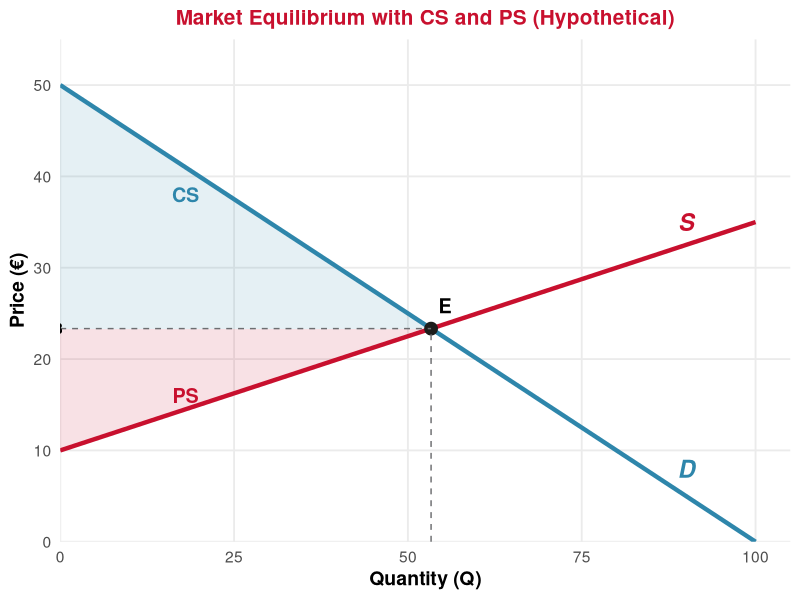
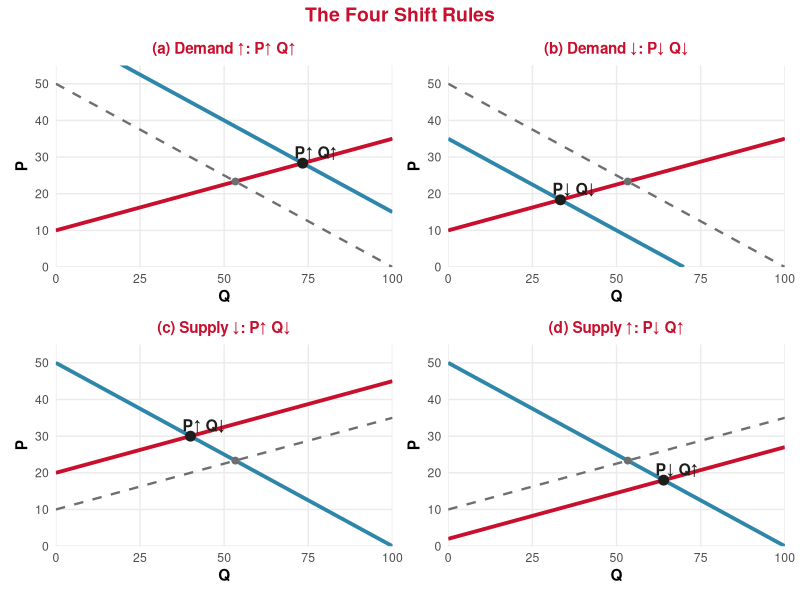
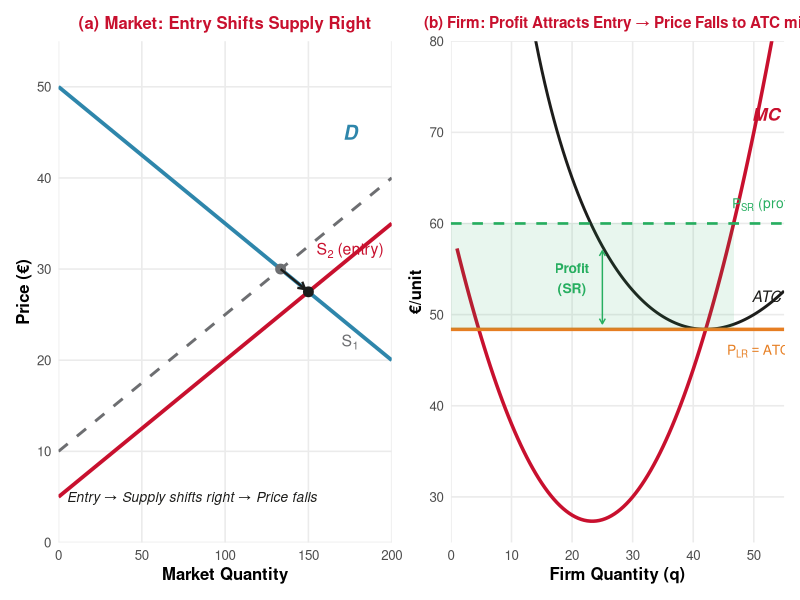

Generate these figures, in order, with R:
## ---- chunk 1
#| echo: false
#| message: false
#| warning: false

library(ggplot2)
library(dplyr)
library(tidyverse)
library(patchwork)

ue_red <- "#C8102E"
ue_black <- "#1D1D1B"
ue_gray <- "#6D6E71"
ue_white <- "#FFFFFF"
ue_blue <- "#2E86AB"
ue_green <- "#27ae60"
ue_orange <- "#E67E22"
## ---- chunk 2
#| echo: false
#| warning: false
#| fig-width: 11
#| fig-height: 5.5
#| fig-align: center

# D: P = 50 - 0.5Q, S: P = 10 + 0.25Q
# Eq: Q* = 53.33, P* = 23.33
Q_eq <- 40/0.75
P_eq <- 50 - 0.5 * Q_eq

df_d <- data.frame(Q = seq(0, 100, by = 1)) %>% mutate(P = 50 - 0.5 * Q)
df_s <- data.frame(Q = seq(0, 100, by = 1)) %>% mutate(P = 10 + 0.25 * Q)

ggplot() +
  # CS triangle
  geom_polygon(data = data.frame(x = c(0, Q_eq, 0), y = c(50, P_eq, P_eq)),
               aes(x = x, y = y), fill = ue_blue, alpha = 0.12) +
  # PS triangle
  geom_polygon(data = data.frame(x = c(0, Q_eq, 0), y = c(10, P_eq, P_eq)),
               aes(x = x, y = y), fill = ue_red, alpha = 0.12) +
  # Curves
  geom_line(data = df_d %>% filter(P >= 0), aes(x = Q, y = P),
            color = ue_blue, linewidth = 1.5) +
  geom_line(data = df_s, aes(x = Q, y = P), color = ue_red, linewidth = 1.5) +
  # Equilibrium
  geom_point(aes(x = Q_eq, y = P_eq), size = 4, color = ue_black) +
  geom_segment(aes(x = Q_eq, y = 0, xend = Q_eq, yend = P_eq),
               linetype = "dashed", color = ue_gray) +
  geom_segment(aes(x = 0, y = P_eq, xend = Q_eq, yend = P_eq),
               linetype = "dashed", color = ue_gray) +
  # Labels
  annotate("text", x = 18, y = 38, label = "CS", color = ue_blue,
           fontface = "bold", size = 5) +
  annotate("text", x = 18, y = 16, label = "PS", color = ue_red,
           fontface = "bold", size = 5) +
  annotate("text", x = 90, y = 8, label = "D", color = ue_blue,
           fontface = "bold.italic", size = 6) +
  annotate("text", x = 90, y = 35, label = "S", color = ue_red,
           fontface = "bold.italic", size = 6) +
  annotate("text", x = Q_eq + 2, y = P_eq + 2.5, label = "E",
           fontface = "bold", size = 5) +
  annotate("text", x = Q_eq, y = -2, label = paste0("Q* ≈ ", round(Q_eq, 1)),
           fontface = "bold", size = 3.8) +
  annotate("text", x = -4, y = P_eq, label = paste0("P* ≈ ", round(P_eq, 1)),
           fontface = "bold", size = 3.8) +
  coord_cartesian(ylim = c(0, 55), xlim = c(0, 105)) +
  scale_x_continuous(expand = c(0, 0)) +
  scale_y_continuous(expand = c(0, 0)) +
  labs(x = "Quantity (Q)", y = "Price (€)",
       title = "Market Equilibrium with CS and PS (Hypothetical)") +
  theme_minimal(base_size = 14) +
  theme(
    plot.title = element_text(color = ue_red, face = "bold", hjust = 0.5, size = 15),
    axis.title = element_text(face = "bold"),
    panel.grid.minor = element_blank()
  )
## ---- chunk 3
#| echo: false
#| warning: false
#| fig-width: 14
#| fig-height: 5
#| fig-align: center

make_shift_panel <- function(shift_type, title_str) {
  # Base: D: P = 50 - 0.5Q, S: P = 10 + 0.25Q, Eq: Q=53.3, P=23.3
  d1 <- function(Q) 50 - 0.5 * Q
  s1 <- function(Q) 10 + 0.25 * Q
  
  if (shift_type == "D_up") {
    d2 <- function(Q) 65 - 0.5 * Q  # demand shifts right
    s2 <- s1
    # New eq: 65 - 0.5Q = 10 + 0.25Q => 55 = 0.75Q => Q=73.3, P=28.3
    d2_col <- ue_blue; s2_col <- ue_red
    arrow_x <- 60; arrow_y <- 20
    d_label <- expression(D[2]); d_old_label <- expression(D[1])
    result <- "P↑ Q↑"
  } else if (shift_type == "D_down") {
    d2 <- function(Q) 35 - 0.5 * Q
    s2 <- s1
    d2_col <- ue_blue; s2_col <- ue_red
    result <- "P↓ Q↓"
  } else if (shift_type == "S_up") {
    d2 <- d1
    s2 <- function(Q) 10 + 0.25 * Q + 10  # supply shifts left (up)
    d2_col <- ue_blue; s2_col <- ue_red
    result <- "P↑ Q↓"
  } else {  # S_down
    d2 <- d1
    s2 <- function(Q) 10 + 0.25 * Q - 8  # supply shifts right (down)
    d2_col <- ue_blue; s2_col <- ue_red
    result <- "P↓ Q↑"
  }
  
  Q_seq <- seq(0, 100, by = 1)
  
  p <- ggplot() +
    # Old curves (gray)
    geom_line(data = data.frame(Q = Q_seq, P = d1(Q_seq)) %>% filter(P >= 0),
              aes(x = Q, y = P), color = ue_gray, linewidth = 0.8, linetype = "dashed") +
    geom_line(data = data.frame(Q = Q_seq, P = s1(Q_seq)),
              aes(x = Q, y = P), color = ue_gray, linewidth = 0.8, linetype = "dashed") +
    # New curves (bold)
    geom_line(data = data.frame(Q = Q_seq, P = d2(Q_seq)) %>% filter(P >= 0),
              aes(x = Q, y = P), color = ue_blue, linewidth = 1.3) +
    geom_line(data = data.frame(Q = Q_seq, P = s2(Q_seq)),
              aes(x = Q, y = P), color = ue_red, linewidth = 1.3)
  
  # Old equilibrium
  # Solve d1 = s1: 50 - 0.5Q = 10 + 0.25Q => Q = 53.3
  q_old <- 40 / 0.75; p_old <- d1(q_old)
  p <- p + geom_point(aes(x = q_old, y = p_old), size = 2, color = ue_gray)
  
  # New equilibrium (solve d2 = s2 numerically)
  # Find intersection
  f_diff <- function(Q) d2(Q) - s2(Q)
  q_new <- uniroot(f_diff, c(0, 150))$root
  p_new <- d2(q_new)
  p <- p +
    geom_point(aes(x = q_new, y = p_new), size = 3, color = ue_black) +
    annotate("text", x = q_new + 4, y = p_new + 3,
             label = result, fontface = "bold", size = 4, color = ue_black)
  
  p <- p +
    coord_cartesian(ylim = c(0, 55), xlim = c(0, 100)) +
    scale_x_continuous(expand = c(0, 0)) +
    scale_y_continuous(expand = c(0, 0)) +
    labs(x = "Q", y = "P", title = title_str) +
    theme_minimal(base_size = 11) +
    theme(
      plot.title = element_text(color = ue_red, face = "bold", hjust = 0.5, size = 11),
      axis.title = element_text(face = "bold"),
      panel.grid.minor = element_blank()
    )
  return(p)
}

p1 <- make_shift_panel("D_up", "(a) Demand ↑: P↑ Q↑")
p2 <- make_shift_panel("D_down", "(b) Demand ↓: P↓ Q↓")
p3 <- make_shift_panel("S_up", "(c) Supply ↓: P↑ Q↓")
p4 <- make_shift_panel("S_down", "(d) Supply ↑: P↓ Q↑")

(p1 + p2) / (p3 + p4) +
  plot_annotation(title = "The Four Shift Rules",
                  theme = theme(plot.title = element_text(color = ue_red,
                                face = "bold", hjust = 0.5, size = 14)))
## ---- chunk 4
#| echo: false
#| warning: false
#| fig-width: 14
#| fig-height: 5
#| fig-align: center

# Left: Market with profit -> entry -> new equilibrium
# Right: Individual firm goes from profit to zero profit

# Market panel
df_d <- data.frame(Q = seq(0, 200, by = 1)) %>% mutate(P = 50 - 0.15 * Q)
df_s1 <- data.frame(Q = seq(0, 200, by = 1)) %>% mutate(P = 10 + 0.15 * Q)
df_s2 <- data.frame(Q = seq(0, 200, by = 1)) %>% mutate(P = 5 + 0.15 * Q)
# S1 eq: 50 - 0.15Q = 10 + 0.15Q => 40 = 0.3Q => Q=133.3, P=30
# S2 eq: 50 - 0.15Q = 5 + 0.15Q => 45 = 0.3Q => Q=150, P=27.5

p_market <- ggplot() +
  geom_line(data = df_d %>% filter(P >= 0), aes(x = Q, y = P),
            color = ue_blue, linewidth = 1.3) +
  geom_line(data = df_s1, aes(x = Q, y = P),
            color = ue_gray, linewidth = 1, linetype = "dashed") +
  geom_line(data = df_s2, aes(x = Q, y = P),
            color = ue_red, linewidth = 1.3) +
  # Old eq
  geom_point(aes(x = 133.3, y = 30), size = 3, color = ue_gray) +
  # New eq
  geom_point(aes(x = 150, y = 27.5), size = 3, color = ue_black) +
  # Arrow
  annotate("segment", x = 133.3, y = 30, xend = 148, yend = 27.8,
           arrow = arrow(length = unit(0.2, "cm")), color = ue_black, linewidth = 0.8) +
  annotate("text", x = 175, y = 45, label = "D", color = ue_blue,
           fontface = "bold.italic", size = 5) +
  annotate("text", x = 175, y = 22, label = expression(S[1]),
           color = ue_gray, fontface = "italic", size = 4) +
  annotate("text", x = 175, y = 32, label = expression(S[2] ~ "(entry)"),
           color = ue_red, fontface = "bold", size = 4) +
  annotate("text", x = 80, y = 5,
           label = "Entry → Supply shifts right → Price falls",
           color = ue_black, fontface = "italic", size = 3.5) +
  coord_cartesian(ylim = c(0, 55), xlim = c(0, 200)) +
  scale_x_continuous(expand = c(0, 0)) +
  scale_y_continuous(expand = c(0, 0)) +
  labs(x = "Market Quantity", y = "Price (€)",
       title = "(a) Market: Entry Shifts Supply Right") +
  theme_minimal(base_size = 12) +
  theme(
    plot.title = element_text(color = ue_red, face = "bold", hjust = 0.5, size = 12),
    axis.title = element_text(face = "bold"),
    panel.grid.minor = element_blank()
  )

# Firm panel: MC and ATC, two price levels
Q_f <- seq(1, 55, by = 0.5)
MC_f <- 0.06 * Q_f^2 - 2.8 * Q_f + 60
ATC_f <- 0.02 * Q_f^3 / Q_f - 1.4 * Q_f + 60 + 500 / Q_f
# Simplify: ATC = 0.02*Q^2 - 1.4*Q + 60 + 500/Q

p_firm <- ggplot() +
  geom_line(data = data.frame(Q = Q_f, MC = MC_f),
            aes(x = Q, y = MC), color = ue_red, linewidth = 1.2) +
  geom_line(data = data.frame(Q = Q_f, ATC = ATC_f),
            aes(x = Q, y = ATC), color = ue_black, linewidth = 1) +
  # High price (SR with profit)
  geom_hline(yintercept = 60, color = ue_green, linewidth = 0.9, linetype = "dashed") +
  # LR price = ATC min ≈ 48.38
  geom_hline(yintercept = 48.38, color = ue_orange, linewidth = 1.2) +
  # Profit rectangle at high price (approx)
  annotate("rect", xmin = 0, xmax = 46.7, ymin = 48.38, ymax = 60,
           fill = ue_green, alpha = 0.1) +
  # Labels
  annotate("text", x = 52, y = 62, label = expression(P[SR] ~ "(profit)"),
           color = ue_green, fontface = "bold", size = 3.5) +
  annotate("text", x = 52, y = 46, label = expression(P[LR] == ATC[min]),
           color = ue_orange, fontface = "bold", size = 3.5) +
  annotate("text", x = 52, y = 72, label = "MC", color = ue_red,
           fontface = "bold.italic", size = 4.5) +
  annotate("text", x = 52, y = 52, label = "ATC", color = ue_black,
           fontface = "italic", size = 4) +
  annotate("text", x = 20, y = 54, label = "Profit\n(SR)", color = ue_green,
           fontface = "bold", size = 3.5) +
  annotate("segment", x = 25, y = 57, xend = 25, yend = 49,
           arrow = arrow(length = unit(0.15, "cm"), ends = "both"),
           color = ue_green, linewidth = 0.5) +
  coord_cartesian(ylim = c(25, 80), xlim = c(0, 55)) +
  scale_x_continuous(expand = c(0, 0)) +
  scale_y_continuous(expand = c(0, 0)) +
  labs(x = "Firm Quantity (q)", y = "€/unit",
       title = "(b) Firm: Profit Attracts Entry → Price Falls to ATC min") +
  theme_minimal(base_size = 12) +
  theme(
    plot.title = element_text(color = ue_red, face = "bold", hjust = 0.5, size = 11),
    axis.title = element_text(face = "bold"),
    panel.grid.minor = element_blank()
  )

p_market + p_firm
